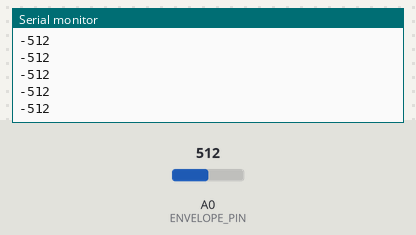
Bench run of a sketch on a simulated Arduino Uno, built with avr-gcc and run on an emulated ATmega328P. Parts: the last lines printed to the serial monitor. The test bench sets the inputs (shaded band); at power-on: A0 (ENVELOPE_PIN) = 512.

Above: at 1.2 s.
1.3 s: A0 (ENVELOPE_PIN) set to 716
At 2.4 s:
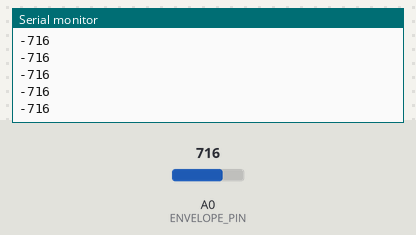
2.8 s: A0 (ENVELOPE_PIN) set to 900
At 3.6 s:
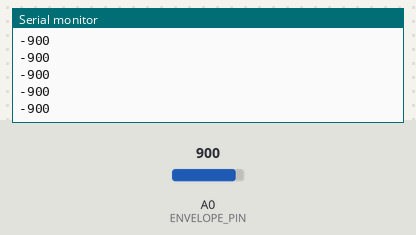
Timing chart, 0 to 5.8 s (numbered marks = the images above; inputs shaded):
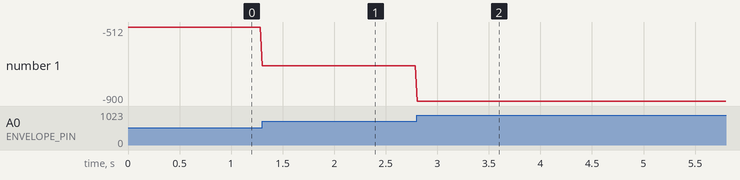

The sketch:

led_programmabile_invertito.ino
```cpp
#include <FastLED.h>              // https://github.com/FastLED/FastLED
#define NUMLEDS 11               // Number of LEDs
#define DATA_PIN 3                // Connect your addressable LED strip to this pin.
#define SENSITIVITY -100           // Ranges from 0 to 1023
#define MAX_BRIGHTNESS 200        // Ranges from 0 to 255
#define ENVELOPE_PIN A0           // Connect sound detector to this pin
#define SATURATION 150            // Ranges from 0 to 255
#define MINVAL -400
#define HUE_INIT 27
#define HUE_CHANGE 50

CRGB leds[NUMLEDS];
byte brightness[NUMLEDS];
byte hue[NUMLEDS];
int analogVal;
int analogBuff;
int DELAY;

void setup() {
  Serial.begin(9600);
  pinMode(ENVELOPE_PIN, INPUT);
  FastLED.addLeds<NEOPIXEL, DATA_PIN>(leds, NUMLEDS);

  for(int i = 0; i <= NUMLEDS; i++){
    brightness[i] = 0;
    hue[i] = 0;
  }

  //Turn off all the LEDs
  for(int i=0; i <= NUMLEDS; i++)
  {
  leds[i] = CRGB::Black;
  }

  //Update the LED strip
  FastLED.show();
}

void loop() {
  analogBuff = analogRead(ENVELOPE_PIN);
  analogBuff = - analogBuff;
  Serial.println(analogBuff);

  if(analogBuff > SENSITIVITY)
  analogVal = - SENSITIVITY;

  if(analogBuff < MINVAL)
  analogVal = 0;


/*----------------------------------------------------------
  - 5 styles for sound reactive led strip are given below in different lines.
  - Uncomment the function which you want to try and comment the others.
  - "LinearFlowing" is uncommented by default.
-----------------------------------------------------------*/

   LinearFlowing();
  // LinearReactive();
  // BrightnessReactive();
  // CentreProgressive();
  // EdgeProgressive();

  FastLED.show();
}

void LinearFlowing(){
  byte val = map(analogVal, 0, SENSITIVITY+1, 0, MAX_BRIGHTNESS);
  DELAY = map(analogVal, 0, SENSITIVITY+1, 20, 1);

  for(int i = 0; i <= NUMLEDS; i++){
    brightness[NUMLEDS-i] = brightness[NUMLEDS-i-1];
  }

  for(int i = 0; i <= NUMLEDS; i++){
    hue[NUMLEDS-i] = hue[NUMLEDS-i-1];
  }

  brightness[0] = val;
  byte hue = HUE_INIT;
  for(int i = 0; i <= NUMLEDS; i++){
    leds[i] = CHSV(hue += HUE_CHANGE, SATURATION, brightness[i]);
  }
  delay(DELAY);
}

void LinearReactive(){
  byte val = map(analogVal, 0, SENSITIVITY+1, 0, NUMLEDS);
  byte hue = HUE_INIT;

  for(int i = 0; i <= val; i++){
    leds[i] = CHSV(hue += HUE_CHANGE, SATURATION, MAX_BRIGHTNESS);
  }

  for(int i = val+1; i <= NUMLEDS; i++){
    leds[i].nscale8(10);
  }
}

void BrightnessReactive(){
  byte val = map(analogVal, 0, SENSITIVITY+1, 0, MAX_BRIGHTNESS);
  byte hue = HUE_INIT;
  for(int i = 0; i <= NUMLEDS; i++){
    leds[i] = CHSV(hue += HUE_CHANGE, SATURATION, val);
  }
}

void CentreProgressive(){
  byte val = map(analogVal, 0, SENSITIVITY, 0, NUMLEDS/2);
  byte hue = HUE_INIT;
  for(int i = 0; i <= val; i++){
    leds[(NUMLEDS/2)+i] = CHSV(hue += HUE_CHANGE, SATURATION, MAX_BRIGHTNESS);
    leds[(NUMLEDS/2)-i] = CHSV(hue += HUE_CHANGE, SATURATION, MAX_BRIGHTNESS);
  }

  for(int i = val+1; i <= (NUMLEDS/2); i++){
    leds[(NUMLEDS/2)+i].nscale8(10);
    leds[(NUMLEDS/2)-i].nscale8(10);
  }
}

void EdgeProgressive(){
  byte val = map(analogVal, 0, SENSITIVITY, 0, NUMLEDS/2);
  byte hue = HUE_INIT;
  for(int i = 0; i <= val; i++){
    leds[i] = CHSV(hue += HUE_CHANGE, SATURATION, MAX_BRIGHTNESS);
    leds[NUMLEDS-i] = CHSV(hue += HUE_CHANGE, SATURATION, MAX_BRIGHTNESS);
  }

  for(int i=val+1; i<=(NUMLEDS/2); i++){
    leds[i].nscale8(10);
    leds[NUMLEDS-i].nscale8(10);
  }
}
```

Measured:
- after the input at 1.3 s, the serial monitor: prints a new line at once (image 1)
- after the input at 2.8 s, the serial monitor: prints a new line at once (image 2)
- plotted number 1: -512 → -716 after the input at 1.3 s, -716 → -900 after the input at 2.8 s
